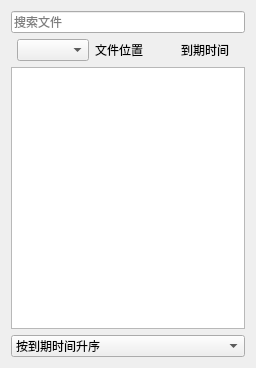
<?xml version="1.0" encoding="UTF-8"?>
<ui version="4.0">
 <class>ScheduleWid</class>
 <widget class="QWidget" name="ScheduleWid">
  <property name="geometry">
   <rect>
    <x>0</x>
    <y>0</y>
    <width>256</width>
    <height>368</height>
   </rect>
  </property>
  <property name="windowTitle">
   <string/>
  </property>
  <layout class="QGridLayout" name="gridLayout">
   <item row="0" column="0">
    <layout class="QVBoxLayout" name="verticalLayout" stretch="1,1,14,0">
     <item>
      <widget class="QLineEdit" name="searchLineEdit">
       <property name="sizePolicy">
        <sizepolicy hsizetype="Expanding" vsizetype="Expanding">
         <horstretch>0</horstretch>
         <verstretch>0</verstretch>
        </sizepolicy>
       </property>
       <property name="text">
        <string/>
       </property>
       <property name="placeholderText">
        <string>搜索文件</string>
       </property>
      </widget>
     </item>
     <item>
      <layout class="QHBoxLayout" name="horizontalLayout" stretch="1,8,4,1">
       <property name="spacing">
        <number>6</number>
       </property>
       <property name="leftMargin">
        <number>6</number>
       </property>
       <item>
        <widget class="QComboBox" name="comboBox">
         <property name="sizePolicy">
          <sizepolicy hsizetype="Preferred" vsizetype="Fixed">
           <horstretch>0</horstretch>
           <verstretch>0</verstretch>
          </sizepolicy>
         </property>
        </widget>
       </item>
       <item>
        <widget class="QLabel" name="label">
         <property name="text">
          <string>文件位置</string>
         </property>
        </widget>
       </item>
       <item>
        <widget class="QLabel" name="label_2">
         <property name="text">
          <string>到期时间</string>
         </property>
        </widget>
       </item>
       <item>
        <widget class="QWidget" name="widget" native="true"/>
       </item>
      </layout>
     </item>
     <item>
      <widget class="QListWidget" name="listWidget"/>
     </item>
     <item>
      <widget class="QComboBox" name="sortComboBox">
       <item>
        <property name="text">
         <string>按到期时间升序</string>
        </property>
       </item>
       <item>
        <property name="text">
         <string>按到期时间降序</string>
        </property>
       </item>
      </widget>
     </item>
    </layout>
   </item>
  </layout>
 </widget>
 <tabstops>
  <tabstop>searchLineEdit</tabstop>
  <tabstop>comboBox</tabstop>
  <tabstop>listWidget</tabstop>
 </tabstops>
 <resources/>
 <connections/>
</ui>
